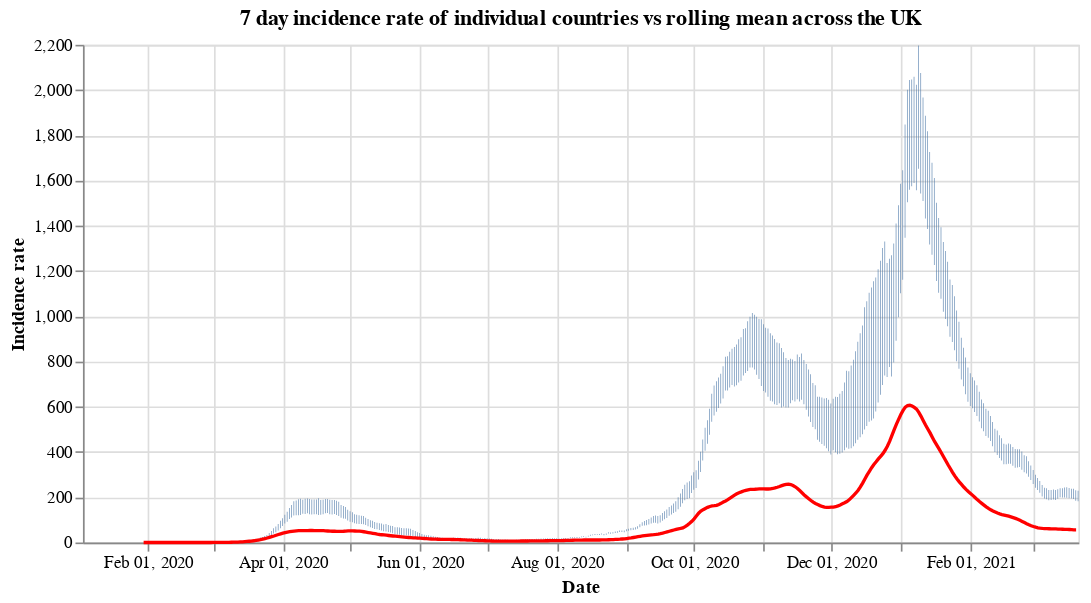

The notebook cell this image was saved under:
### Code cell
#collapse
countries = uk_cases['areaName'].unique()
countries.sort()

selection = alt.selection_single(
    name='Select',
    fields=['areaName'],
    init={'areaName': 'Wales'},
    bind={'areaName': alt.binding_select(options=countries)}
)

# scatter plot, modify opacity based on selection
bars = alt.Chart(uk_cases).mark_bar().add_selection(
    selection
).encode(
    x=alt.X("yearmonthdate(date):T", axis=alt.Axis(title='Date')),
    y=alt.Y("weeklyCasesRate:Q", axis=alt.Axis(title='Incidence rate')),
    tooltip='weeklyCasesRate:Q',
    opacity=alt.condition(selection, alt.value(1), alt.value(0))
).properties(title=f'7 day incidence rate of individual countries vs rolling mean across the UK', width=600)

line = alt.Chart(overview_cases).mark_line(
    color='red',
    size=2,
).transform_window(
    rolling_mean='mean(weeklyCasesRate)',
    frame=[0, 7]
).encode(
    x='yearmonthdate(date):T',
    y='rolling_mean:Q'
)

alt.layer(bars, line)

### Figure 1 — Vega-Lite specification as saved in the notebook (floating-point values rounded to 4 significant figures; data arrays with more than 128 entries replaced by an {"elided": "..."} marker saying what was removed)
{"config": {"view": {"continuousWidth": 400, "continuousHeight": 300}}, "layer": [{"data": {"name": "data-efcfd54a32aa0a2b0a8604b7fae2ce6e"}, "mark": "bar", "encoding": {"opacity": {"condition": {"value": 1, "selection": "Select"}, "value": 0}, "tooltip": {"type": "quantitative", "field": "weeklyCasesRate"}, "x": {"type": "temporal", "axis": {"title": "Date"}, "field": "date", "timeUnit": "yearmonthdate"}, "y": {"type": "quantitative", "axis": {"title": "Incidence rate"}, "field": "weeklyCasesRate"}}, "selection": {"Select": {"type": "single", "fields": ["areaName"], "init": {"areaName": "Wales"}, "bind": {"areaName": {"input": "select", "options": ["England", "Northern Ireland", "Scotland", "Wales"]}}}}, "title": "7 day incidence rate of individual countries vs rolling mean across the UK", "width": 600}, {"data": {"name": "data-776b1fbac7ac115a15d3222e3203cbc8"}, "mark": {"type": "line", "color": "red", "size": 2}, "encoding": {"x": {"type": "temporal", "field": "date", "timeUnit": "yearmonthdate"}, "y": {"type": "quantitative", "field": "rolling_mean"}}, "transform": [{"window": [{"op": "mean", "field": "weeklyCasesRate", "as": "rolling_mean"}], "frame": [0, 7]}]}], "$schema": "https://vega.github.io/schema/vega-lite/v4.8.1.json", "datasets": {"data-efcfd54a32aa0a2b0a8604b7fae2ce6e": {"elided": "1772 records"}, "data-776b1fbac7ac115a15d3222e3203cbc8": {"elided": "416 records"}}}
